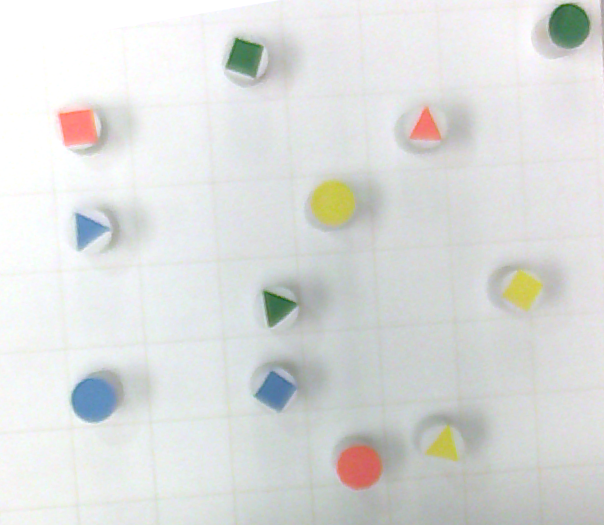
%> input picture classes/fall-2024/senior-design/project2/input.png, 1208 x 1050 px (shown at 1/2 size)
$ octave shape_color_detection.m   (GNU Octave 9; MATLAB toolbox functions it lacks are replaced by stand-ins)
%> lines starting %> are read from the running program, lines starting %| are printed output that depends on the picture; in (x1, y1, x2, y2) boxes, pixels count from 0 and x2, y2 are one past the last pixel; in counts of white or black regions, pixels touching at a corner belong together; the program's own positions count from 1
clear all
close all
clc
%%

RGB = imread('input.png');
%> RGB is the input picture: size 1050x1208x3 uint8; mean R, G, B 219.8, 221.7, 220.1
image1=RGB;
figure();
imshow(RGB);
title('Original Image');

%%
image2 = image1;
for i=1:1050
    for j=1:1208
        if (image1(i,j,1)<140) || (image1(i,j,2)<140) || (image1(i,j,3)<140)
            image2(i,j,:)=255;
        else
            image2(i,j,:)=0;
        end
    end
end
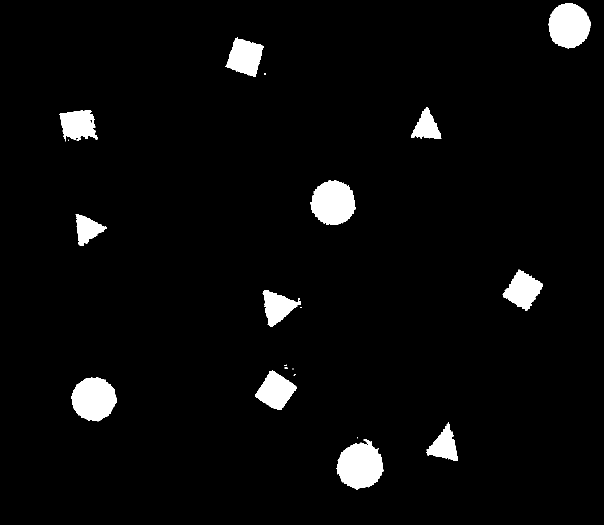
%> image2: size 1050x1208x3 uint8 (shown at 1/2 size); 3.8% white; 20 white regions (8 under 20 px), largest, box (x1, y1, x2, y2) and area: (673, 878, 767, 980) 6589, (621, 360, 711, 450) 6099, (143, 755, 234, 843) 5992
figure();
imshow(image2);
title('Black and White');
%%
image2 = im2bw(image2);
%> image2: size 1050x1208 logical; 3.8% white; 20 white regions (8 under 20 px)
STATS = regionprops(image2, 'all');
%> STATS = 20 regions; largest, box (x1, y1, x2, y2), Area, Centroid, MajorAxisLength, MinorAxisLength and Eccentricity: (673, 878, 767, 980) 6589 [721 932] 94.47 89.46 0.322, (621, 360, 711, 450) 6099 [666.9 406.3] 88.6 87.85 0.13, (143, 755, 234, 843) 5992 [188.2 798.7] 88.46 86.39 0.215


%% Lab 2 Code
%[B,L] = bwboundaries(image2, 'noholes');
%STATS = regionprops(L, 'all');


figure();
imshow(RGB);
title('Results');


%%%%%
hold on
for i = 1 : length(STATS)
    W(i) = uint8(abs(STATS(i).BoundingBox(3)-STATS(i).BoundingBox(4)) > 1);
    W(i) = W(i) + 2 * uint8((STATS(i).Extent - 1) == 0 );
    diameters = mean([STATS(i).MajorAxisLength STATS(i).MinorAxisLength],2);
    radii = diameters/2;

    centroid = STATS(i).Centroid;
    if STATS(i).Area > 200 && STATS(i).Area < 100000
        radii;
        if radii > 42 && radii < 50
%> (the run ends here)
